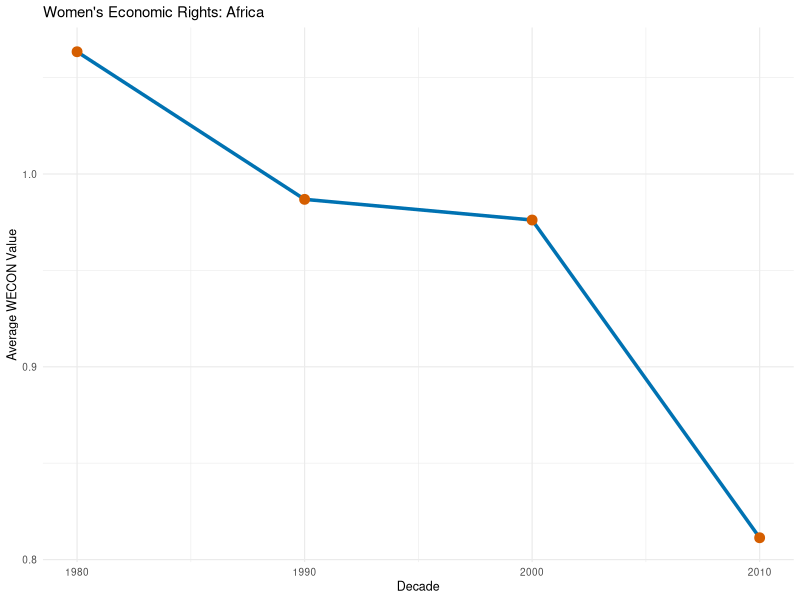
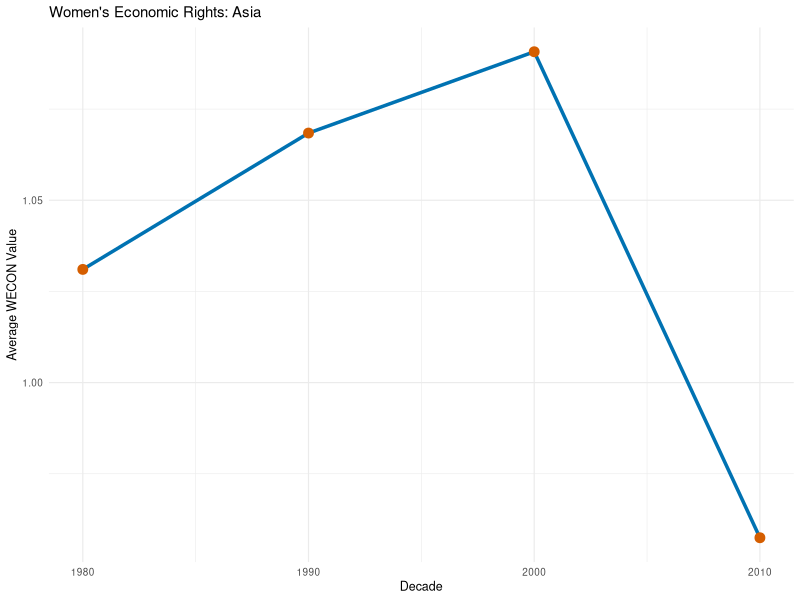
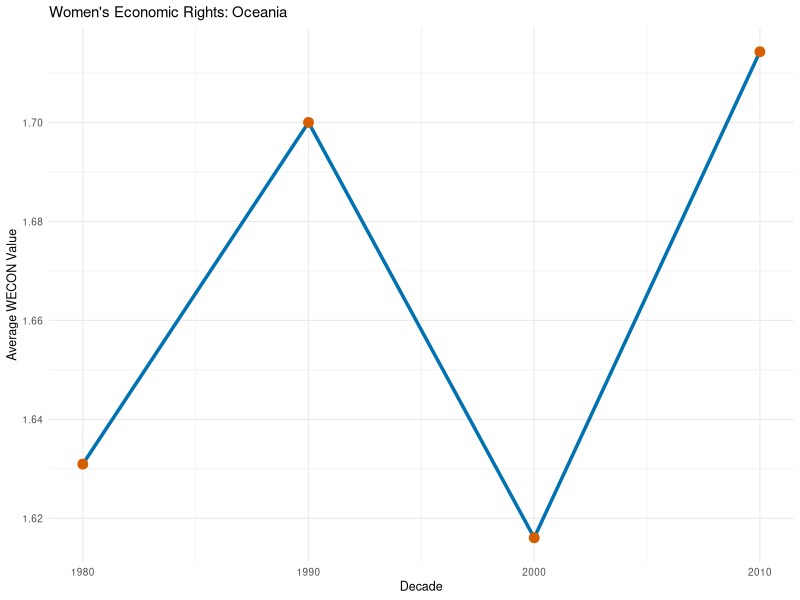
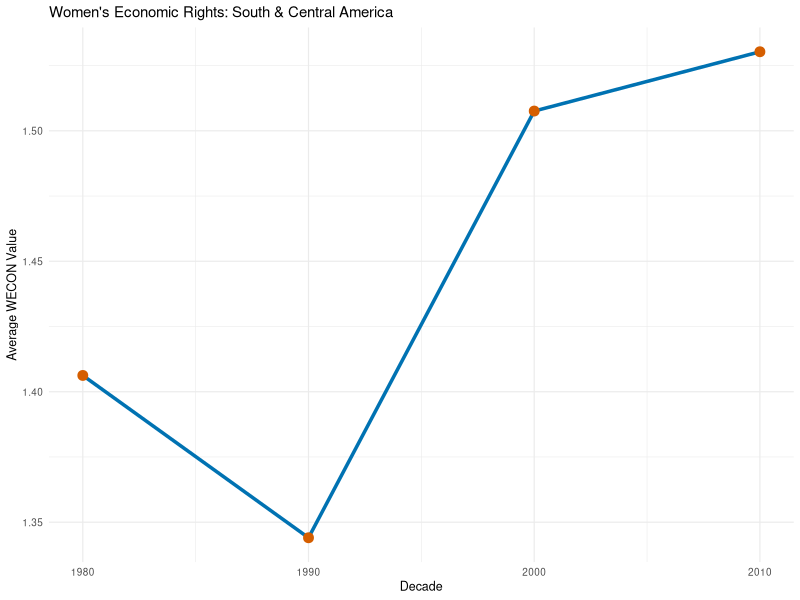
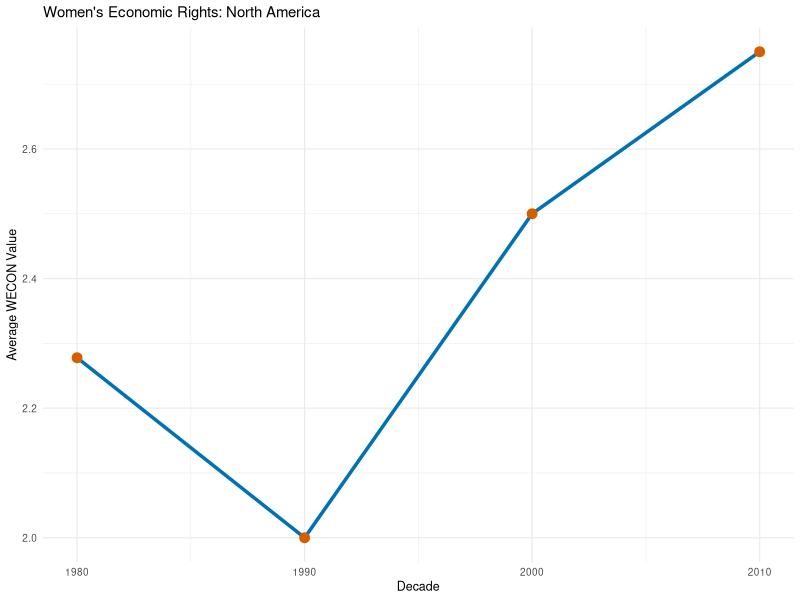

The R script that drew these images, in order:
## ---- chunk 1
knitr::opts_chunk$set(echo = TRUE)

library(dplyr)
library(tidyverse)
library(ggplot2)
## ---- chunk 2
ciri_data <- read_csv("data/dataverse_files/CIRI Data 1981_2011 2014.04.14.csv") 

# removing unnecessary variables from data set
df <- ciri_data %>% 
  select(-c(COW, 
            POLITY, 
            UNSUBREG,
            PHYSINT,
            OLD_EMPINX,
            NEW_EMPINX,
            ASSN,
            FORMOV,
            DOMMOV,
            OLD_MOVE,
            SPEECH,
            ELECSD,
            OLD_RELFRE,
            NEW_RELFRE,
            WORKER,
            WOSOC,
            INJUD)) 
print(df)
## ---- chunk 3
print(colSums(is.na(df))) # checking for number of na's in each variable

df_full <- na.omit(df) # deleting rows with na's

print(sum(duplicated(df_full))) # checking for number of duplicates in each variable
df_no_dups <- distinct(df_full) # deleting rows with duplicates
## ---- chunk 4
# Making missing code, periods of interregnum, and occupation NAs
df_no_dups[df_no_dups == -999] <- NA
df_no_dups[df_no_dups == -77]  <- NA
df_no_dups[df_no_dups == -66]  <- NA

# Creating decade variable 
df_decade_region <- df_no_dups %>% 
  mutate(DECADE = floor(YEAR/10)*10)

# Map UNREG codes to continent/region names

region_map <- tibble(
  UNREG = c(2, 9, 419, 21, 142, 150),
  CONT = c("Africa", "Oceania", "South & Central America", "North America" , "Asia", "Europe") # aligning geo schemes with UNREG values
) 
df_decade_region <- df_decade_region %>%
  left_join(region_map, by = "UNREG") # combining the two tables


df_decade_region$CONT.y <- NULL # getting rid of duplicate column

names(df_decade_region)[names(df_decade_region) == "CONT.x"] <- "CONT" # renaming column

print(df_decade_region)
## ---- chunk 5
# Creating list of human rights indicators 
key_vars <- c("DISAP", "KILL", "POLPRIS", "TORT", "WECON", "WOPOL")

df_continent_decade_avg <- df_decade_region %>%
  group_by(CONT, CTRY, DECADE) %>%
  summarise(across(all_of(key_vars), mean, na.rm = TRUE), .groups = "drop")

df_continent_decade_avg
## ---- chunk 6
cont_name <- "Africa"

df_avg <- df_continent_decade_avg %>%
  filter(CONT == cont_name) %>%
  group_by(DECADE) %>%
  summarize(WECON_avg = mean(WECON, na.rm = TRUE))

ggplot(df_avg, aes(x = DECADE, y = WECON_avg)) +
  geom_line(color = "#0072B2", size = 1.2) +
  geom_point(color = "#D55E00", size = 3) +
  labs(
    title = paste("Women's Economic Rights:", cont_name),
    x = "Decade",
    y = "Average WECON Value"
  ) +
  theme_minimal(base_size = 9)
## ---- chunk 7
cont_name <- "Asia"

df_avg <- df_continent_decade_avg %>%
  filter(CONT == cont_name) %>%
  group_by(DECADE) %>%
  summarize(WECON_avg = mean(WECON, na.rm = TRUE))

ggplot(df_avg, aes(x = DECADE, y = WECON_avg)) +
  geom_line(color = "#0072B2", size = 1.2) +
  geom_point(color = "#D55E00", size = 3) +
  labs(
    title = paste("Women's Economic Rights:", cont_name),
    x = "Decade",
    y = "Average WECON Value"
  ) +
  theme_minimal(base_size = 9)
## ---- chunk 8
cont_name <- "Oceania"

df_avg <- df_continent_decade_avg %>%
  filter(CONT == cont_name) %>%
  group_by(DECADE) %>%
  summarize(WECON_avg = mean(WECON, na.rm = TRUE))

ggplot(df_avg, aes(x = DECADE, y = WECON_avg)) +
  geom_line(color = "#0072B2", size = 1.2) +
  geom_point(color = "#D55E00", size = 3) +
  labs(
    title = paste("Women's Economic Rights:", cont_name),
    x = "Decade",
    y = "Average WECON Value"
  ) +
  theme_minimal(base_size = 9)
## ---- chunk 9
cont_name <- "South & Central America"

df_avg <- df_continent_decade_avg %>%
  filter(CONT == cont_name) %>%
  group_by(DECADE) %>%
  summarize(WECON_avg = mean(WECON, na.rm = TRUE))

ggplot(df_avg, aes(x = DECADE, y = WECON_avg)) +
  geom_line(color = "#0072B2", size = 1.2) +
  geom_point(color = "#D55E00", size = 3) +
  labs(
    title = paste("Women's Economic Rights:", cont_name),
    x = "Decade",
    y = "Average WECON Value"
  ) +
  theme_minimal(base_size = 9)
## ---- chunk 10
cont_name <- "North America"

df_avg <- df_continent_decade_avg %>%
  filter(CONT == cont_name) %>%
  group_by(DECADE) %>%
  summarize(WECON_avg = mean(WECON, na.rm = TRUE))

ggplot(df_avg, aes(x = DECADE, y = WECON_avg)) +
  geom_line(color = "#0072B2", size = 1.2) +
  geom_point(color = "#D55E00", size = 3) +
  labs(
    title = paste("Women's Economic Rights:", cont_name),
    x = "Decade",
    y = "Average WECON Value"
  ) +
  theme_minimal(base_size = 9)
